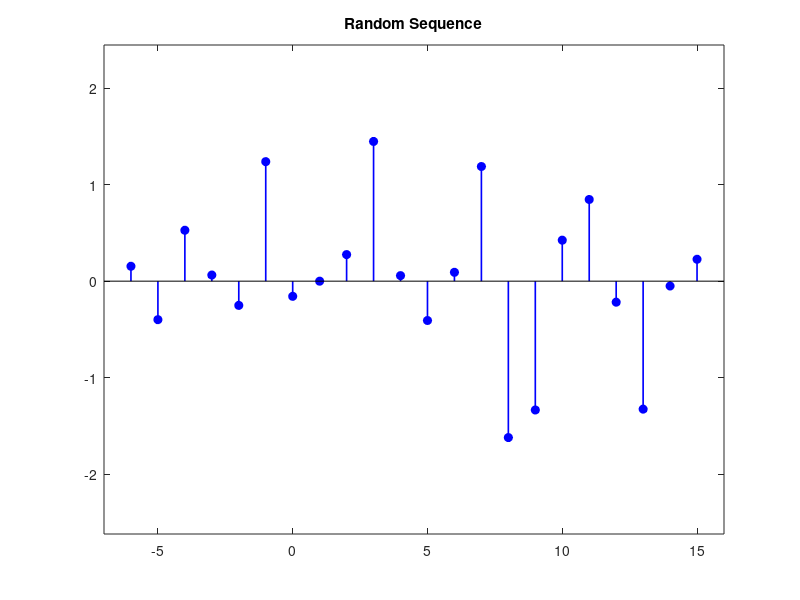

Reproduce this figure in MATLAB.

%  Program V1_10

%%% Generation and Display of Random Sequence
%%% Developed by Dr. M. Venu Gopala Rao, 

%%% Email: mvgr03@kluniversity.in,  mvgr03@gmail.com,

clear all; close all; clc;
 
 
 k = -6:15;
 y = randn(size(k));
 figure(); stem(k,y,'b','fill','LineWidth',1.2);
 axis([-7 16 min(y)-1 max(y)+1]);
 title('Random Sequence');
